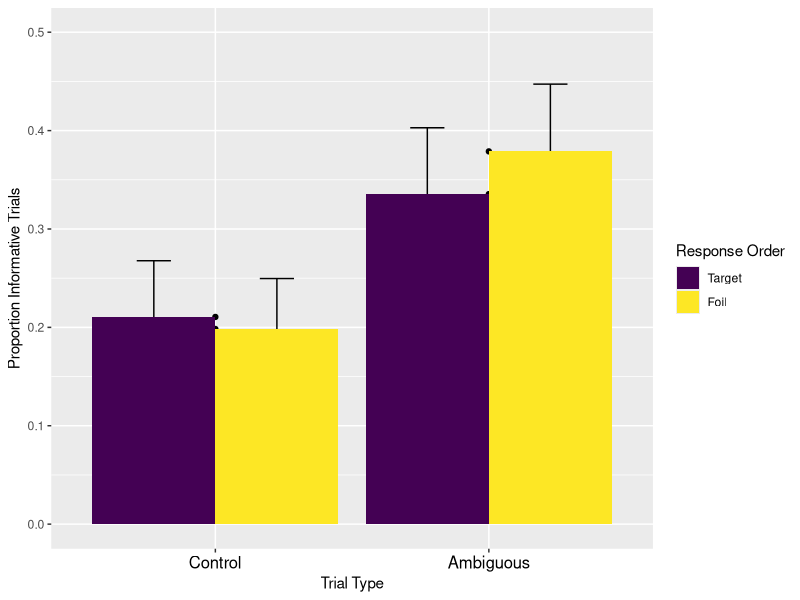
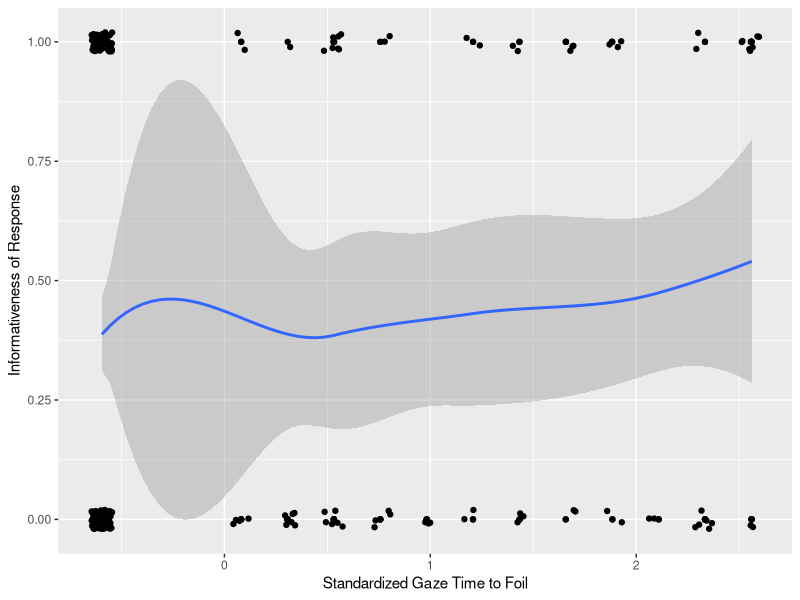

Recreate these plots in R, in order.
library(plyr)
library(doBy)
library(lme4)
library(ggplot2)


# Initial anlyses -- does fixation duration during 500ms ISI predict informative response  
isi <- read.csv("./data/500ms_Ambig.csv")

isi$foil_duration_R <- (isi$foil_duration_R - mean(isi$foil_duration_R))/sd(isi$foil_duration_R)
isi$target_duration_R <- (isi$target_duration_R - mean(isi$target_duration_R))/sd(isi$target_duration_R)

summary(glmer(informative_foil ~ foil_duration_R + (1|participant_number), data = isi, family = "binomial"))
summary(glmer(informative_foil ~ target_duration_R + (1|participant_number), data = isi, family = "binomial"))

# Initial anlyses -- how does informativity of response vary across response order and ambiguity condition?
resp <- read.csv("./data/responses_ambig_and_cont.csv")
resp <- reshape(resp, 
  varying = c("informative_target", "informative_foil"), 
  v.names = "Informative",
  timevar = "Response", 
  times = c("target", "foil"),
  direction = "long")

resp$Response <- as.factor(resp$Response)
contrasts(resp$Response)[1] <- -1
summaryBy(Informative ~ Response  + condition, data = resp, na.rm = T)
summary(glmer(Informative ~ condition * as.factor(Response) + (1+condition|Subject) + (1|Trial_ID), data = resp, family = "binomial"))
# Note that model does not converge with response as a random effect for Subject or Trial_ID, nor with condition as random effect for
# Trial_ID 

resp.graph <- summaryBy(Informative ~ condition + Response + Subject, data = resp, keep.names = T ,na.rm = T)
resp.graph <- summaryBy(Informative ~ condition + Response , data = resp.graph, FUN = c(mean,sd) )
resp.graph$SE <- resp.graph$Informative.sd/sqrt(length(unique(resp$Subject)))
resp.graph$condition <- ordered(resp.graph$condition, levels = c("control","ambiguous"), labels = c("Control","Ambiguous"))
resp.graph$Response <- ordered(resp.graph$Response, levels = c("target","foil"), labels = c("Target","Foil"))

dodge <- position_dodge(width=0.9)
qplot(resp.graph$condition, resp.graph$Informative.mean, fill = resp.graph$Response, ylab = "Proportion Informative Trials", xlab = "Trial Type", ylim = c(0,0.5)) +  geom_errorbar(aes(ymax = resp.graph$Informative.mean + resp.graph$SE, ymin = resp.graph$Informative.mean - resp.graph$SE), width=0.25, position = dodge) + labs(fill = "Response Order") + theme(axis.text.x = element_text(colour = "black", size = 12)) + geom_bar(stat = "identity", position = "dodge")

ggplot(isi, aes(x= foil_duration_R, y= informative_foil)) +
    geom_point() +    # Use hollow circles
    geom_smooth(   # Add linear regression line
                )  + labs(y = "Informativeness of Response", x = "Standardized Gaze Time to Foil") + geom_jitter(width = 0.05, height = 0.02)